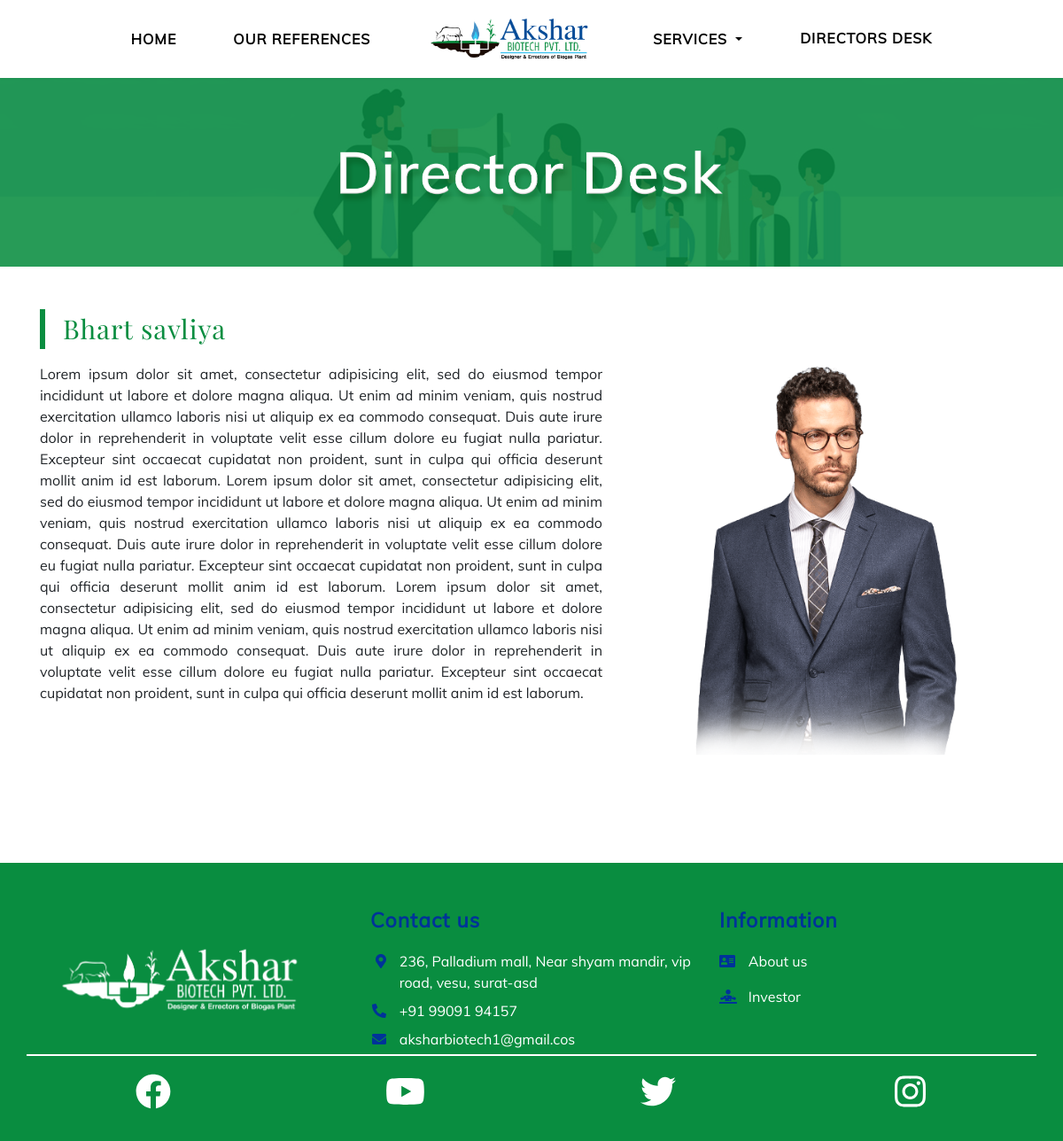
The app's page /directordesk.php with its own data.
### tables this page shows
CREATE TABLE `ceo_info` (
  `CEO_id` int(10) NOT NULL,
  `CEO_name` varchar(30) NOT NULL,
  `CEO_image` varchar(30) NOT NULL,
  `CEO_desc` text NOT NULL,
  `CEO_date` varchar(30) NOT NULL,
  `CEO_add_by` varchar(30) NOT NULL
);

CREATE TABLE `setting` (
  `setting_id` int(11) NOT NULL,
  `setting_location` varchar(100) NOT NULL,
  `setting_contect` varchar(15) NOT NULL,
  `setting_email` varchar(30) NOT NULL
);

### directordesk.php (the view, shortened to what this page needs)
<!DOCTYPE html>
<html>
<?php include "header.php"; ?>
<body class="">
    <?php include "nav-bar.php"; ?>
    <div class="col-12 p-0">
        <img class="w-100" src="assets/img/drctr.png">
    </div>
    <div class="container">
        <?php
        include "Admin/config.php";
        $sql = "SELECT CEO_id,CEO_name,CEO_desc,CEO_image FROM ceo_info";
        $result = mysqli_query($conn, $sql) or die("Query Failed.");
        if (mysqli_num_rows($result) > 0) {
            while ($row = mysqli_fetch_assoc($result)) {
        ?>
        <div class="head mt-5"><?php echo $row['CEO_name']; ?></div>
        <div data-aos="fade-right"
                    data-aos-duration="2000"  class="row mt-3">
            <div  class="col-md-7 text-justify">
                <div>
                    <?php echo $row['CEO_desc']; ?>
                </div>
            </div>
            <div data-aos="fade-left"
                    data-aos-duration="2000"  class="col-md-5">
                <img  class="w-100" src="Admin/upload/CEO/<?php echo $row['CEO_image']; ?>">
            </div>
        </div>
        <?php }
        } ?>
    </div>
    <?php include "footer.php"; ?>
</body>
</html>

### header.php (shortened to what this page needs)
<head>
    <link rel="stylesheet" type="text/css" href="assets/css/bootstrap.min.css">
    <link rel="stylesheet" type="text/css" href="assets/css/all.min.css">
    <link rel="stylesheet" type="text/css" href="assets/css/style.css">
    <link rel="stylesheet" type="text/css" href="assets/css/owl.carousel.min.css">
    <link rel="stylesheet" type="text/css" href="assets/css/owl.theme.default.min.css">
    <link rel="stylesheet" type="text/css" href="assets/css/animate.css">
    <link rel="stylesheet" href="https://unpkg.com/aos@next/dist/aos.css" />
</head>

### nav-bar.php (shortened to what this page needs)
<nav class="navbar navbar-expand-md bg-white navbar-light navigation sticky-top" style="box-shadow:0 0 3px rgba(0,0,0,0.1);">
		<div class=" mx-md-auto ml-auto">
			<div class="collapse navbar-collapse mt-5 mt-md-0" id="collapsibleNavbar" style="float: left;">
				<ul class="navbar-nav">
					<li class="nav-item nav_item px-xs-0 px-md-1 px-lg-4 px-5 ">
						<a class="nav-link" href="index.php">Home</a>
					</li>
					<li class="nav-item nav_item px-xs-0 px-md-1 px-lg-4 px-5 ">
						<a class="nav-link" href="glry.php">Our References</a>
					</li>
				</ul>
				<a class="navbar-brand 	d-none d-md-block mr-0 px-4 mx-3 px-2 px-md-3" href="#"><img class="logo" src="assets/img/akshar-logo.png"></a>
				<ul class="navbar-nav">
					<li class="nav-item nav_item px-xs-0 px-md-1 px-lg-4 px-5 ">
						<div class="dropdown show">
							<a class="btn text-left nav-link dropdown-toggle" href="#" role="button" id="dropdownMenuLink" data-toggle="dropdown" aria-haspopup="true" aria-expanded="false">
								Services
							</a>
						</div>
					</li>
					<li class="nav-item nav_item px-xs-0 px-md-1 px-lg-4 px-5 ">
						<a class="nav-link" href="directordesk.php">directors desk</a>
					</li>
				</ul>
			</div>
		</div>
	</nav>

### footer.php (shortened to what this page needs)
<footer class="main_detail p-4  pt-5">
    <div class="row">
        <div class="col-md-4">
            <img class="w-100" src="assets/img/akshar-logo3.png">
        </div>
        <div class="col-md-4">
            <div class="head_ftr">
                Contact us
            </div>
            <?php
            include "Admin/config.php";
            $sql = "SELECT setting_location,setting_contect,setting_email,setting_id FROM setting where setting_id=1";
            $result = mysqli_query($conn, $sql);
            if (mysqli_num_rows($result) > 0) {
                while ($row = mysqli_fetch_assoc($result)) {
            ?>
            <div class="row pt-3">
                <div class="col-1 text-right pr-0"><i class="ftr_icon fas fa-map-marker-alt"></i></div>
                <div class="col text-white"><a href="https://maps.app.goo.gl/LPiCYj6Duwo2tzKF9" class="text-white text-decoration-none"><?php echo nl2br($row['setting_location']); ?></a> </div>
            </div>
            <div class="row pt-2">
                <div class="col-1 text-right pr-0"><i class="ftr_icon fas fa-phone-alt"></i></div>
                <div class="col text-white"><a class="text-decoration-none text-white" href="tel:<?php echo $row['setting_contect']; ?>"><?php echo nl2br($row['setting_contect']); ?></a></div>
            </div>
            <div class="row pt-2">
                <div class="col-1 text-right pr-0"><i class="ftr_icon fas fa-envelope"></i></div>
                <div class="col text-white"><a class="text-decoration-none text-white" href="mailto:<?php echo $row['setting_email']; ?>"><?php echo $row['setting_email']; ?></a></div>
            </div>
            <?php
                }
            } ?>
        </div>
        <div class="col-md-4">
            <div class="head_ftr">
                Information
            </div>
            <div class="row pt-3">
                <div class="col-1 text-right pr-0"><i class="ftr_icon fas fa-address-card"></i></div>
                <div class="col text-white"><a class="text-decoration-none text-white" href="aboutus.php">About us</a>
                </div>
            </div>
             <div class="row pt-3 mb-4 mb-md-0">
                <div class="col-1 text-right pr-0"><i class="ftr_icon fas fa-diagnoses"></i></div>
                <div class="col text-white"><a class="text-decoration-none text-white" href="investor.php">Investor</a>
                </div>
            </div>
        </div>
    </div>
    <div class="container" style="border-top: 2px solid #fff;">
        <div class="row text-center mt-3">
            <div class="col h1 text-white social_icon">
                <a href="https://www.facebook.com/aksharbiosciencetechnology-107545124034006/"><i class="fab fa-facebook"></i></a>
            </div>
            <div class="col h1 text-white social_icon">
                <a href="https://www.youtube.com/watch?v=qfEGvkW4dsE&feature=youtu.be"><i class="fab fa-youtube"></i></a>
            </div>
            <div class="col h1 text-white social_icon">
                <a href="https://twitter.com/LtdAkshar?s=09"><i class="fab fa-twitter"></i></a>
            </div>
            <div class="col h1 text-white social_icon">
                <a href="https://www.instagram.com/aksharbiotech/?igshid=fc6a8csz84a6"><i class="fab fa-instagram"></i></a>
            </div>
        </div>
    </div>
</footer>

### assets/css/style.css (style rules this page uses)
body { font-family: muli; }
.logo { width: 190px; }
.nav_item .nav-link { color: #000!important; text-transform: uppercase; font-weight: 600!important; letter-spacing: 1px; transition: 0.5s; }
.main_detail { margin-top: 80px; }
.head { color: #098d40; font-size: 30px; font-family: playfair display; border-left: 6px solid #098d40; padding-left: 20px; letter-spacing: 1px; }
footer { background-color: #098d40; }
.head_ftr { font-size: 23px; color: #003399; font-weight: 600; letter-spacing: 1px; }
.social_icon a { color: #fff!important; transition: 0.5s; }
.ftr_icon { color: #003399; }

### records on screen
ceo_info: CEO_name "Bhart savliya", CEO_desc "Lorem ipsum dolor sit amet, consectetur adipisicing elit, sed do eiusmod tempor incididunt ut labore et dolore magna aliqua. Ut enim ad minim veniam, quis nostrud exercitation ullamco laboris nisi ut aliquip ex ea commodo consequat. Duis aute irure dolor in reprehenderit in voluptate velit esse cillum dolore eu fugiat nulla pariatur. Excepteur sint occaecat cupidatat non proident, sunt in culpa qui officia deserunt mollit anim id est laborum. Lorem ipsum dolor sit amet, consectetur adipisicing elit, sed do eiusmod tempor incididunt ut labore et dolore magna aliqua. Ut enim ad minim veniam, quis nostrud exercitation ullamco laboris nisi ut aliquip ex ea commodo consequat. Duis aute irure…", CEO_image (picture)
setting: setting_location "236, Palladium mall, Near shyam mandir, vip road, vesu, surat-asd", setting_contect "+91 99091 94157", setting_email "aksharbiotech1@gmail.cos"
